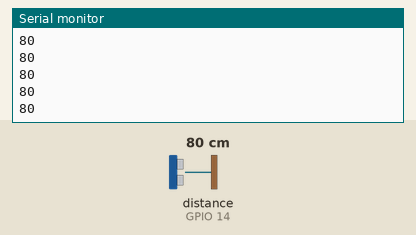
The sketch below on a simulated ESP32. On the bench: the last lines printed to the serial monitor. Wiring (inferred from the names in the program): ultrasonic range finder: trigger GPIO 12; echo GPIO 14. The test bench sets the inputs (shaded band); at power-on: distance to the obstacle (sensor on GPIO 14) 80 cm. The echo pulse lasts 58.3 µs per cm.

Above: at 1.3 s.
1.4 s: distance to the obstacle (sensor on GPIO 14) set to 2 cm
At 2.0 s:
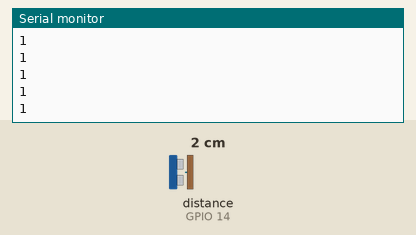
2.9 s: distance to the obstacle (sensor on GPIO 14) set to 4 cm
At 3.8 s:
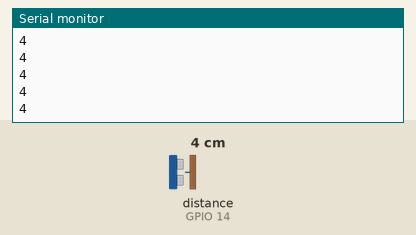
Timing chart, 0 to 5.4 s (numbered marks = the images above; inputs shaded):
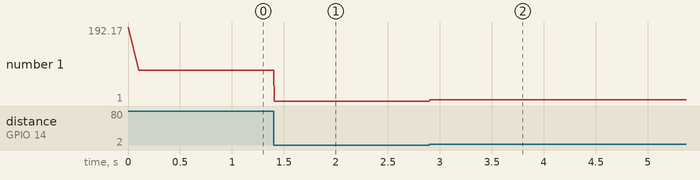

The sketch:

brick_detecter_1.ino
```cpp
 ///// webserver with ajax
// #include <ESP8266WiFi.h>
// #include <WiFiClient.h>
// #include <ESP8266WebServer.h>
#include "index.h"
#include <WiFi.h>
#include <WiFiClient.h>
#include <WebServer.h>


#define TRIGGER_PIN  12
#define ECHO_PIN  14
#define MAX_DISTANCE 10000


long duration, distance;


WebServer server(80);

const char* ssid = "Brick Detector";  // Enter SSID here
const char* password = "12345678";  //Enter Password here


/* Put IP Address details */
IPAddress local_ip(192,168,43,1);
IPAddress gateway(192,168,43,1);
IPAddress subnet(255,255,255,0);

void handleRoot() {
 String s = MAIN_page; //Read HTML contents
 server.send(200, "text/html", s); //Send web page
}


void handleADC() {
  if(distance == 29)
  {
    String value = String("Good");
    server.send(200, "text/html", value);
  }
  else if(distance >=30 && distance < 35)
  {
    String value = String("Bad");
    server.send(200, "text/html", value);
  }
  else
  {
    String value = String("0");
    server.send(200, "text/html", value);
  }


}

void setup()
{
  Serial.begin(115200);

  Serial.println();
  Serial.println("Booting Sketch...");
  WiFi.mode(WIFI_AP);
  WiFi.softAPConfig(local_ip, gateway, subnet);
  WiFi.softAP(ssid, password);
  Serial.println(WiFi.softAPIP());
  delay(100);


  server.on("/", handleRoot);
  server.on("/readADC",handleADC);

  server.begin();
  Serial.println("HTTP server started");

  pinMode(TRIGGER_PIN, OUTPUT);
  pinMode(ECHO_PIN, INPUT);
}

void loop()
{
  server.handleClient();


  digitalWrite(TRIGGER_PIN, LOW);
  delayMicroseconds(2);
  digitalWrite(TRIGGER_PIN, HIGH);
  delayMicroseconds(10);
  digitalWrite(TRIGGER_PIN, LOW);

  duration = pulseIn(ECHO_PIN, HIGH);
  distance = (duration / 2) / 29.1;
  Serial.println(distance);
}
```

index.h
```cpp
const char MAIN_page[] PROGMEM = R"=====(
<!DOCTYPE html>
<html>
<style>
.card{
    max-width: 400px;
     min-height: 250px;
     background: #02b875;
     padding: 30px;
     box-sizing: border-box;
     color: #FFF;
     margin:20px;
     box-shadow: 0px 2px 18px -4px rgba(0,0,0,0.75);
}
</style>
<body>

<div class="card">
  <h2>Information</h2><br>
  <h1>Brick Quality :<span id="ADCValue">0</span></h1><br>
  <br><a href="https://www.armadai.net/">Armada Industrial Automation</a>
</div>
<script>

setInterval(function() {
  // Call a function repetatively with 2 Second interval
  getData();
}, 2000); //2000mSeconds update rate

function getData() {
  var xhttp = new XMLHttpRequest();
  xhttp.onreadystatechange = function() {
    if (this.readyState == 4 && this.status == 200) {
      document.getElementById("ADCValue").innerHTML =
      this.responseText;
    }
  };
  xhttp.open("GET", "readADC", true);
  xhttp.send();
}
</script>
</body>
</html>
)=====";
```

Measured:
- after the input at 1.4 s, the serial monitor: prints a new line at once (image 1)
- after the input at 2.9 s, the serial monitor: prints a new line at once (image 2)
- plotted number 1: 80 → 1 after the input at 1.4 s, 1 → 4 after the input at 2.9 s
